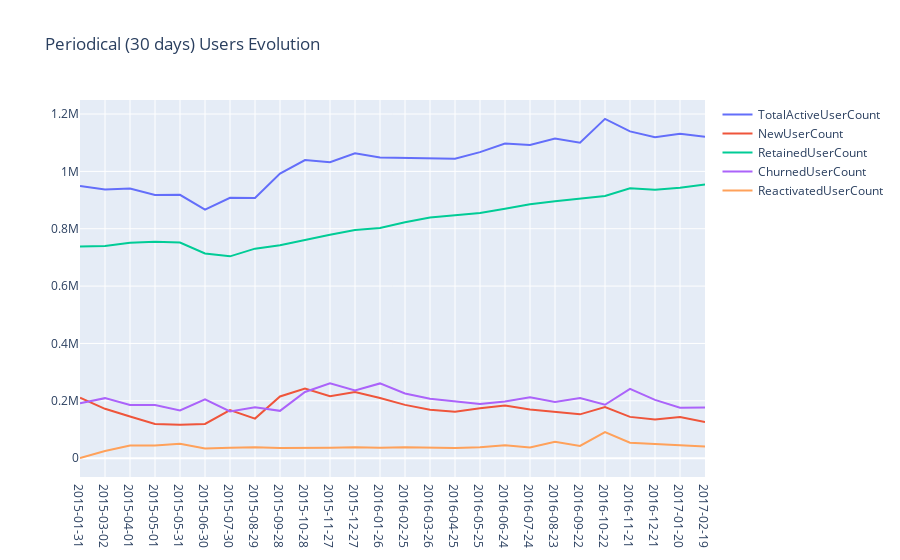

The notebook cell saved with this chart:
### Code cell
plot_data = [
    go.Scatter(
        x=tx_retention_plot['min_activity_date'],
        y=tx_retention_plot['TotalActiveUserCount'],
        name="TotalActiveUserCount"
    ),
    go.Scatter(
        x=tx_retention_plot['min_activity_date'],
        y=tx_retention_plot['NewUserCount'],
        name="NewUserCount"
    ),
    go.Scatter(
        x=tx_retention_plot['min_activity_date'],
        y=tx_retention_plot['RetainedUserCount'],
        name="RetainedUserCount"
    ),
    # Inactive customers keep adding up as we know from Recency, therefore this is not shown to avoid squeezing the chart
    go.Scatter(
       x=tx_retention_plot['min_activity_date'],
       y=tx_retention_plot['InactiveUserCount'],
       name="ChurnedUserCount"
    ),
    go.Scatter(
        x=tx_retention_plot['min_activity_date'],
        y=tx_retention_plot['Reactivated_1Period_PLUS_UserCount'],
        name="ReactivatedUserCount"
    )
]

plot_layout = go.Layout(
        xaxis={"type": "category"},
        title='Periodical (30 days) Users Evolution'
    )
fig = go.Figure(data=plot_data, layout=plot_layout)
pyoff.iplot(fig)
pio.write_image(fig, 'figures/KKBox_30d_UserEvolution_AllAbsoluteNumbers.png')

### Figure 1 — Plotly figure (JSON) as saved in the notebook; plotly's stock layout.template omitted (floating-point values rounded to 4 significant figures)
{"data": [{"name": "TotalActiveUserCount", "type": "scatter", "x": ["2015-01-31", "2015-03-02", "2015-04-01", "2015-05-01", "2015-05-31", "2015-06-30", "2015-07-30", "2015-08-29", "2015-09-28", "2015-10-28", "2015-11-27", "2015-12-27", "2016-01-26", "2016-02-25", "2016-03-26", "2016-04-25", "2016-05-25", "2016-06-24", "2016-07-24", "2016-08-23", "2016-09-22", "2016-10-22", "2016-11-21", "2016-12-21", "2017-01-20", "2017-02-19"], "y": [948986, 936596, 939930, 917844, 918345, 866356, 907676, 907009, 992513, 1039647, 1031767, 1063238, 1048244, 1046477, 1044692, 1044244, 1067073, 1097448, 1091889, 1114358, 1100099, 1183203, 1139352, 1118958, 1131298, 1120778]}, {"name": "NewUserCount", "type": "scatter", "x": ["2015-01-31", "2015-03-02", "2015-04-01", "2015-05-01", "2015-05-31", "2015-06-30", "2015-07-30", "2015-08-29", "2015-09-28", "2015-10-28", "2015-11-27", "2015-12-27", "2016-01-26", "2016-02-25", "2016-03-26", "2016-04-25", "2016-05-25", "2016-06-24", "2016-07-24", "2016-08-23", "2016-09-22", "2016-10-22", "2016-11-21", "2016-12-21", "2017-01-20", "2017-02-19"], "y": [210603, 172092, 145035, 118848, 116150, 119409, 167353, 137981, 214981, 242735, 216285, 230213, 209721, 185783, 168665, 161749, 173835, 183561, 169572, 161304, 152688, 178202, 143927, 134682, 143272, 125589]}, {"name": "RetainedUserCount", "type": "scatter", "x": ["2015-01-31", "2015-03-02", "2015-04-01", "2015-05-01", "2015-05-31", "2015-06-30", "2015-07-30", "2015-08-29", "2015-09-28", "2015-10-28", "2015-11-27", "2015-12-27", "2016-01-26", "2016-02-25", "2016-03-26", "2016-04-25", "2016-05-25", "2016-06-24", "2016-07-24", "2016-08-23", "2016-09-22", "2016-10-22", "2016-11-21", "2016-12-21", "2017-01-20", "2017-02-19"], "y": [738383, 739768, 751170, 754980, 751769, 713611, 703728, 730609, 742114, 761638, 778852, 795314, 802637, 822741, 839002, 846807, 855201, 869337, 885113, 895876, 904822, 913910, 941372, 936094, 943138, 954398]}, {"name": "ChurnedUserCount", "type": "scatter", "x": ["2015-01-31", "2015-03-02", "2015-04-01", "2015-05-01", "2015-05-31", "2015-06-30", "2015-07-30", "2015-08-29", "2015-09-28", "2015-10-28", "2015-11-27", "2015-12-27", "2016-01-26", "2016-02-25", "2016-03-26", "2016-04-25", "2016-05-25", "2016-06-24", "2016-07-24", "2016-08-23", "2016-09-22", "2016-10-22", "2016-11-21", "2016-12-21", "2017-01-20", "2017-02-19"], "y": [191354, 209218, 185426, 184950, 166075, 204734, 162628, 177067, 164895, 230875, 260795, 236453, 260601, 225503, 207475, 197885, 189043, 197736, 212335, 196013, 209536, 186189, 241831, 203258, 175820, 176900]}, {"name": "ReactivatedUserCount", "type": "scatter", "x": ["2015-01-31", "2015-03-02", "2015-04-01", "2015-05-01", "2015-05-31", "2015-06-30", "2015-07-30", "2015-08-29", "2015-09-28", "2015-10-28", "2015-11-27", "2015-12-27", "2016-01-26", "2016-02-25", "2016-03-26", "2016-04-25", "2016-05-25", "2016-06-24", "2016-07-24", "2016-08-23", "2016-09-22", "2016-10-22", "2016-11-21", "2016-12-21", "2017-01-20", "2017-02-19"], "y": [0, 24736, 43725, 44016, 50426, 33336, 36595, 38419, 35418, 35274, 36630, 37711, 35886, 37953, 37025, 35688, 38037, 44550, 37204, 57178, 42589, 91091, 54053, 48182, 44888, 40791]}], "layout": {"title": {"text": "Periodical (30 days) Users Evolution"}, "xaxis": {"type": "category"}}}
